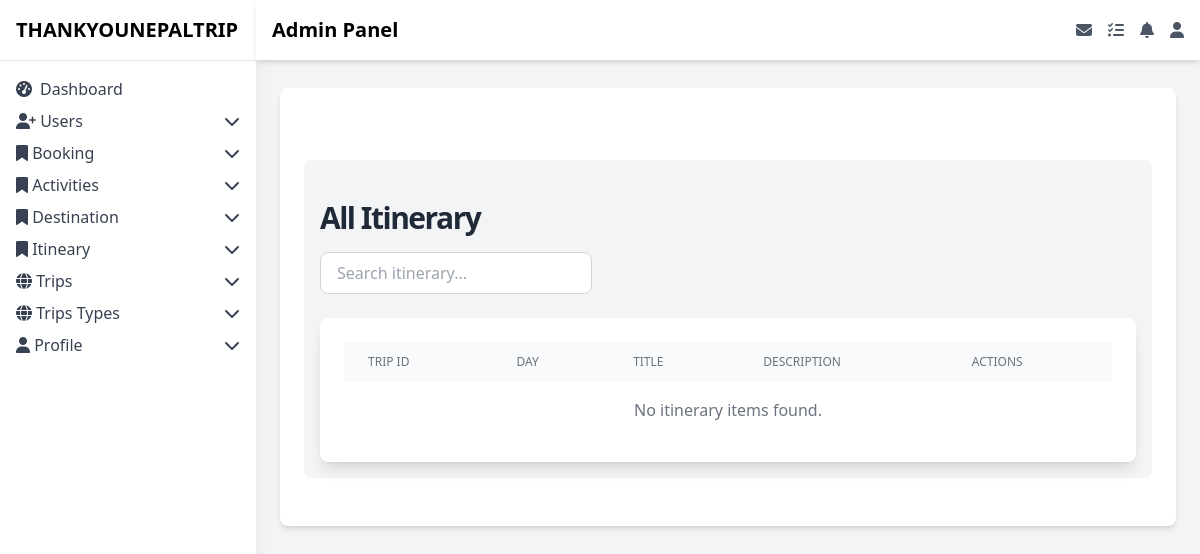
Before: /admin/allitinerary.php with the older database file.
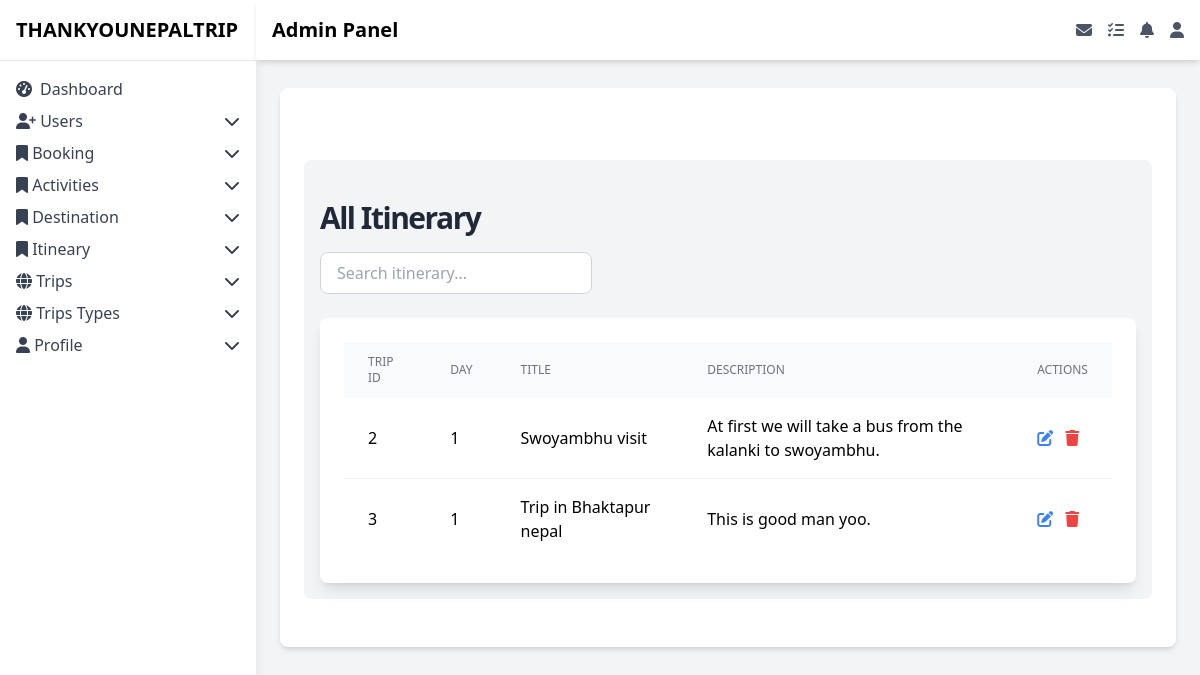
After: the same page with the newer database file.
### tables this page shows
CREATE TABLE `itinerary` (
  `itinerary_id` int(11) NOT NULL,
  `tripid` int(11) NOT NULL,
  `day_number` int(11) NOT NULL,
  `title` varchar(100) NOT NULL,
  `description` text NOT NULL
);

### admin/allitinerary.php (the view, shortened to what this page needs)
<?php
require 'frontend/connection.php';
$stmt = $conn->prepare("SELECT * FROM itinerary ORDER BY tripid, day_number");
$stmt->execute();
$result = $stmt->get_result();
?>
<!DOCTYPE html>
<html lang="en">
<head>
    <script src="https://cdn.tailwindcss.com"></script>
    <link href="https://cdnjs.cloudflare.com/ajax/libs/font-awesome/6.5.1/css/all.min.css" rel="stylesheet">
</head>
<body class="bg-gray-100 font-sans leading-normal tracking-normal">
    <div class="flex h-screen">
        <?php
        include("frontend/asidebar.php");
        ?>
        <div class="ml-64 p-6 w-[84%] mx-auto mt-16">
            <div class="bg-white shadow-md rounded-lg p-6">
                <h1 class="text-2xl font-bold mb-4"><br></h1>
                <div class="bg-gray-100 p-4 rounded-lg mb-6">
                    <h2 class="text-3xl font-bold text-gray-800 mt-6 tracking-tighter">All Itinerary</h2>
                    <div class="mt-4 mb-6">
                        <input type="text" id="searchInput" placeholder="Search itinerary..."
                            class="w-full md:w-1/3 px-4 py-2 border border-gray-300 rounded-lg focus:outline-none focus:ring-2 focus:ring-green-500">
                    </div>
                    <div class="bg-white p-6 rounded-lg shadow-lg overflow-x-auto">
                        <table class="min-w-full" id="userTable">
                            <thead>
                                <tr class="bg-gray-50">
                                    <th class="px-6 py-3 text-left text-xs font-medium text-gray-500 uppercase">
                                        Trip ID</th>
                                    <th class="px-6 py-3 text-left text-xs font-medium text-gray-500 uppercase">
                                        Day</th>
                                    <th class="px-6 py-3 text-left text-xs font-medium text-gray-500 uppercase">
                                        Title</th>
                                    <th class="px-6 py-3 text-left text-xs font-medium text-gray-500 uppercase">
                                        Description</th>
                                    <th class="px-6 py-3 text-left text-xs font-medium text-gray-500 uppercase">
                                        Actions</th>
                                </tr>
                            </thead>
                            <tbody class="divide-y divide-gray-100">
                            <?php
                            if ($result->num_rows > 0) {
                                while ($items = $result->fetch_assoc()) {
                                    ?>
                                    <tr>
                                        <td class="px-6 py-4"><?php echo htmlspecialchars($items["tripid"]); ?></td>
                                        <td class="px-6 py-4"><?php echo htmlspecialchars($items["day_number"]); ?></td>
                                        <td class="px-6 py-4"><?php echo htmlspecialchars($items["title"]); ?></td>
                                        <td class="px-6 py-4"><?php echo htmlspecialchars(substr($items["description"], 0, 100)) . (strlen($items["description"]) > 100 ? '...' : ''); ?></td>
                                        <td class="px-6 py-4">
                                            <a href="edititinerary.php?id=<?php echo $items['itinerary_id']; ?>"
                                               class="text-blue-500 hover:text-blue-700 mr-2" title="Edit">
                                                <i class="fas fa-edit"></i>
                                            </a>
                                            <form method="post" style="display:inline;" action="allitinerary.php">
                                                <button type="submit" name="delete_item"
                                                        class="text-red-500 hover:text-red-700" title="Delete">
                                                    <i class="fas fa-trash"></i>
                                                </button>
                                            </form>
                                        </td>
                                    </tr>
                                <?php }
                            } else { ?>
                                <tr>
                                    <td colspan="5" class="px-6 py-4 text-center text-gray-500">
                                        No itinerary items found.
                                    </td>
                                </tr>
                            <?php }
                            ?>
                            </tbody>
                        </table>
                    </div>
                </div>
            </div>
        </div>
    </div>
</body>
</html>

### admin/frontend/asidebar.php (shortened to what this page needs)
<aside class="bg-white w-64 shadow-lg fixed h-full overflow-y-auto">
    <div class="p-4 border-b">
        <h1 class="text-xl font-bold">THANKYOUNEPALTRIP</h1>
    </div>
    <nav class="p-4">
        <ul>
            <li class="mb-2">
                <a class="flex items-center text-gray-700 hover:text-blue-500" href="dashboard">
                    <i class="fas fa-tachometer-alt mr-2"></i> Dashboard
                </a>
            </li>
            <li class="mb-2">
                <a class="flex items-center justify-between text-gray-700 hover:text-blue-500 dropdown-toggle" href="#">
                    <span><i class="fa-solid fa-user-plus"></i> Users</span>
                    <i class="fas fa-chevron-down"></i>
                </a>
            </li>
            <li class="mb-2">
                <a class="flex items-center justify-between text-gray-700 hover:text-blue-500 dropdown-toggle" href="#">
                    <span><i class="fa-solid fa-bookmark"></i> Booking</span>
                    <i class="fas fa-chevron-down"></i>
                </a>
            </li>
            <li class="mb-2">
                <a class="flex items-center justify-between text-gray-700 hover:text-blue-500 dropdown-toggle" href="#">
                    <span><i class="fa-solid fa-bookmark"></i> Activities</span>
                    <i class="fas fa-chevron-down"></i>
                </a>
            </li>
            <li class="mb-2">
                <a class="flex items-center justify-between text-gray-700 hover:text-blue-500 dropdown-toggle" href="#">
                    <span><i class="fa-solid fa-bookmark"></i> Destination</span>
                    <i class="fas fa-chevron-down"></i>
                </a>
            </li>
            <li class="mb-2">
                <a class="flex items-center justify-between text-gray-700 hover:text-blue-500 dropdown-toggle" href="#">
                    <span><i class="fa-solid fa-bookmark"></i> Itineary</span>
                    <i class="fas fa-chevron-down"></i>
                </a>
            </li>
            <li class="mb-2">
                <a class="flex items-center justify-between text-gray-700 hover:text-blue-500 dropdown-toggle" href="#">
                    <span><i class="fa-solid fa-globe"></i> Trips</span>
                    <i class="fas fa-chevron-down"></i>
                </a>
            </li>
            <li class="mb-2">
                <a class="flex items-center justify-between text-gray-700 hover:text-blue-500 dropdown-toggle" href="#">
                    <span><i class="fa-solid fa-globe"></i> Trips Types</span>
                    <i class="fas fa-chevron-down"></i>
                </a>
            </li>
            <li class="mb-2">
                <a class="flex items-center justify-between text-gray-700 hover:text-blue-500 dropdown-toggle" href="#">
                    <span><i class="fa-solid fa-user"></i> Profile</span>
                    <i class="fas fa-chevron-down"></i>
                </a>
            </li>
        </ul>
    </nav>
</aside>
<div class="fixed top-0 left-64 w-[calc(100%-16rem)] bg-white shadow-md p-4 flex justify-between items-center z-10">
    <h1 class="text-xl font-bold">Admin Panel</h1>
    <div class="flex space-x-4">
        <a href="message" class="text-gray-600 hover:text-blue-500" aria-label="Messages">
            <i class="fas fa-envelope"></i>
        </a>
        <a href="task" class="text-gray-600 hover:text-blue-500" aria-label="Tasks">
            <i class="fas fa-tasks"></i>
        </a>
        <a href="notification" class="text-gray-600 hover:text-blue-500" aria-label="Notifications">
            <i class="fas fa-bell"></i>
        </a>
        <a href="profileview" class="text-gray-600 hover:text-blue-500" aria-label="Profile">
            <i class="fas fa-user"></i>
        </a>
    </div>
</div>

Changed rows visible on the page:
added itinerary: tripid "2", day_number "1", title "Swoyambhu visit", description "At first we will take a bus from the kalanki to swoyambhu."
added itinerary: tripid "3", day_number "1", title "Trip in Bhaktapur nepal", description "This is good man yoo."
Other visible differences:
text no longer shown: "No itinerary items found."
